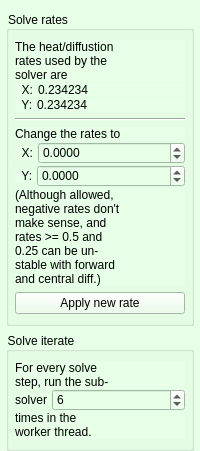
        <widget class="QWidget" name="solve_rates_tab">
         <property name="styleSheet">
          <string>background-color: rgb(230, 255, 230);</string>
         </property>
         <attribute name="title">
          <string>Rates</string>
         </attribute>
         <layout class="QVBoxLayout" name="verticalLayout_26">
          <property name="leftMargin">
           <number>6</number>
          </property>
          <property name="rightMargin">
           <number>6</number>
          </property>
          <property name="bottomMargin">
           <number>0</number>
          </property>
          <item>
           <widget class="QGroupBox" name="gbox_rates">
            <property name="sizePolicy">
             <sizepolicy hsizetype="Minimum" vsizetype="Fixed">
              <horstretch>0</horstretch>
              <verstretch>0</verstretch>
             </sizepolicy>
            </property>
            <property name="title">
             <string>Solve rates</string>
            </property>
            <layout class="QVBoxLayout" name="verticalLayout_20">
             <property name="leftMargin">
              <number>6</number>
             </property>
             <property name="rightMargin">
              <number>6</number>
             </property>
             <item>
              <layout class="QVBoxLayout" name="vlay_rates">
               <property name="spacing">
                <number>1</number>
               </property>
               <item>
                <widget class="QLabel" name="label_rates">
                 <property name="sizePolicy">
                  <sizepolicy hsizetype="Minimum" vsizetype="Fixed">
                   <horstretch>0</horstretch>
                   <verstretch>0</verstretch>
                  </sizepolicy>
                 </property>
                 <property name="text">
                  <string>The heat/diffustion
rates used by the
solver are</string>
                 </property>
                 <property name="textFormat">
                  <enum>Qt::PlainText</enum>
                 </property>
                </widget>
               </item>
               <item>
                <layout class="QHBoxLayout" name="hlay_rates_x">
                 <property name="spacing">
                  <number>1</number>
                 </property>
                 <item>
                  <widget class="QLabel" name="label_rates_x">
                   <property name="sizePolicy">
                    <sizepolicy hsizetype="Fixed" vsizetype="Fixed">
                     <horstretch>0</horstretch>
                     <verstretch>0</verstretch>
                    </sizepolicy>
                   </property>
                   <property name="text">
                    <string>  X: </string>
                   </property>
                   <property name="textFormat">
                    <enum>Qt::PlainText</enum>
                   </property>
                  </widget>
                 </item>
                 <item>
                  <widget class="QLabel" name="p_value_rate_x_">
                   <property name="sizePolicy">
                    <sizepolicy hsizetype="Minimum" vsizetype="Fixed">
                     <horstretch>0</horstretch>
                     <verstretch>0</verstretch>
                    </sizepolicy>
                   </property>
                   <property name="text">
                    <string>0.234234</string>
                   </property>
                   <property name="textFormat">
                    <enum>Qt::PlainText</enum>
                   </property>
                  </widget>
                 </item>
                </layout>
               </item>
               <item>
                <layout class="QHBoxLayout" name="hlay_rates_y">
                 <property name="spacing">
                  <number>1</number>
                 </property>
                 <item>
                  <widget class="QLabel" name="label_rates_y">
                   <property name="sizePolicy">
                    <sizepolicy hsizetype="Fixed" vsizetype="Fixed">
                     <horstretch>0</horstretch>
                     <verstretch>0</verstretch>
                    </sizepolicy>
                   </property>
                   <property name="text">
                    <string>  Y: </string>
                   </property>
                   <property name="textFormat">
                    <enum>Qt::PlainText</enum>
                   </property>
                  </widget>
                 </item>
                 <item>
                  <widget class="QLabel" name="p_value_rate_y_">
                   <property name="sizePolicy">
                    <sizepolicy hsizetype="Minimum" vsizetype="Fixed">
                     <horstretch>0</horstretch>
                     <verstretch>0</verstretch>
                    </sizepolicy>
                   </property>
                   <property name="text">
                    <string>0.234234</string>
                   </property>
                   <property name="textFormat">
                    <enum>Qt::PlainText</enum>
                   </property>
                  </widget>
                 </item>
                </layout>
               </item>
              </layout>
             </item>
             <item>
              <widget class="Line" name="line_rates">
               <property name="orientation">
                <enum>Qt::Horizontal</enum>
               </property>
              </widget>
             </item>
             <item>
              <layout class="QVBoxLayout" name="vlay_set_rates">
               <property name="spacing">
                <number>1</number>
               </property>
               <property name="bottomMargin">
                <number>0</number>
               </property>
               <item>
                <widget class="QLabel" name="label_change_the_rates">
                 <property name="text">
                  <string>Change the rates to</string>
                 </property>
                 <property name="textFormat">
                  <enum>Qt::PlainText</enum>
                 </property>
                </widget>
               </item>
               <item>
                <layout class="QHBoxLayout" name="hlay_set_rates_x">
                 <property name="spacing">
                  <number>1</number>
                 </property>
                 <item>
                  <widget class="QLabel" name="label_rate_xx">
                   <property name="sizePolicy">
                    <sizepolicy hsizetype="Fixed" vsizetype="Fixed">
                     <horstretch>0</horstretch>
                     <verstretch>0</verstretch>
                    </sizepolicy>
                   </property>
                   <property name="text">
                    <string>  X: </string>
                   </property>
                   <property name="textFormat">
                    <enum>Qt::PlainText</enum>
                   </property>
                  </widget>
                 </item>
                 <item>
                  <widget class="QDoubleSpinBox" name="p_spinb_rate_x_">
                   <property name="decimals">
                    <number>4</number>
                   </property>
                   <property name="minimum">
                    <double>-1.000000000000000</double>
                   </property>
                   <property name="maximum">
                    <double>100.000000000000000</double>
                   </property>
                   <property name="singleStep">
                    <double>0.010000000000000</double>
                   </property>
                  </widget>
                 </item>
                </layout>
               </item>
               <item>
                <layout class="QHBoxLayout" name="hlay_set_rates_y">
                 <property name="spacing">
                  <number>1</number>
                 </property>
                 <item>
                  <widget class="QLabel" name="label_rate_yy">
                   <property name="sizePolicy">
                    <sizepolicy hsizetype="Fixed" vsizetype="Fixed">
                     <horstretch>0</horstretch>
                     <verstretch>0</verstretch>
                    </sizepolicy>
                   </property>
                   <property name="text">
                    <string>  Y: </string>
                   </property>
                   <property name="textFormat">
                    <enum>Qt::PlainText</enum>
                   </property>
                  </widget>
                 </item>
                 <item>
                  <widget class="QDoubleSpinBox" name="p_spinb_rate_y_">
                   <property name="decimals">
                    <number>4</number>
                   </property>
                   <property name="minimum">
                    <double>-1.000000000000000</double>
                   </property>
                   <property name="maximum">
                    <double>100.000000000000000</double>
                   </property>
                   <property name="singleStep">
                    <double>0.010000000000000</double>
                   </property>
                  </widget>
                 </item>
                </layout>
               </item>
               <item>
                <widget class="QLabel" name="label_rate_waring">
                 <property name="sizePolicy">
                  <sizepolicy hsizetype="Minimum" vsizetype="Fixed">
                   <horstretch>0</horstretch>
                   <verstretch>0</verstretch>
                  </sizepolicy>
                 </property>
                 <property name="text">
                  <string>(Although allowed,
negative rates don't
make sense, and
rates &gt;= 0.5 and
0.25 can be un-
stable with forward
and central diff.)</string>
                 </property>
                 <property name="textFormat">
                  <enum>Qt::PlainText</enum>
                 </property>
                </widget>
               </item>
              </layout>
             </item>
             <item>
              <widget class="QPushButton" name="p_button_set_solve_rates_">
               <property name="maximumSize">
                <size>
                 <width>16777215</width>
                 <height>22</height>
                </size>
               </property>
               <property name="text">
                <string>Apply new rate</string>
               </property>
               <property name="autoDefault">
                <bool>false</bool>
               </property>
              </widget>
             </item>
            </layout>
           </widget>
          </item>
          <item>
           <widget class="QGroupBox" name="groupBox_12">
            <property name="sizePolicy">
             <sizepolicy hsizetype="Minimum" vsizetype="Fixed">
              <horstretch>0</horstretch>
              <verstretch>0</verstretch>
             </sizepolicy>
            </property>
            <property name="title">
             <string>Solve iterate</string>
            </property>
            <layout class="QVBoxLayout" name="verticalLayout_50">
             <property name="leftMargin">
              <number>6</number>
             </property>
             <property name="rightMargin">
              <number>6</number>
             </property>
             <item>
              <layout class="QVBoxLayout" name="verticalLayout_63">
               <property name="spacing">
                <number>0</number>
               </property>
               <property name="topMargin">
                <number>0</number>
               </property>
               <property name="bottomMargin">
                <number>0</number>
               </property>
               <item>
                <widget class="QLabel" name="label_32">
                 <property name="sizePolicy">
                  <sizepolicy hsizetype="Minimum" vsizetype="Fixed">
                   <horstretch>0</horstretch>
                   <verstretch>0</verstretch>
                  </sizepolicy>
                 </property>
                 <property name="text">
                  <string>For every solve
step, run the sub-</string>
                 </property>
                 <property name="textFormat">
                  <enum>Qt::PlainText</enum>
                 </property>
                </widget>
               </item>
               <item>
                <layout class="QHBoxLayout" name="horizontalLayout_28">
                 <property name="spacing">
                  <number>1</number>
                 </property>
                 <property name="leftMargin">
                  <number>0</number>
                 </property>
                 <property name="topMargin">
                  <number>0</number>
                 </property>
                 <property name="rightMargin">
                  <number>0</number>
                 </property>
                 <item>
                  <widget class="QLabel" name="label_33">
                   <property name="sizePolicy">
                    <sizepolicy hsizetype="Fixed" vsizetype="Fixed">
                     <horstretch>0</horstretch>
                     <verstretch>0</verstretch>
                    </sizepolicy>
                   </property>
                   <property name="text">
                    <string>solver </string>
                   </property>
                   <property name="textFormat">
                    <enum>Qt::PlainText</enum>
                   </property>
                  </widget>
                 </item>
                 <item>
                  <widget class="QSpinBox" name="p_spinb_pass_count_">
                   <property name="minimum">
                    <number>1</number>
                   </property>
                   <property name="maximum">
                    <number>10000</number>
                   </property>
                   <property name="value">
                    <number>6</number>
                   </property>
                  </widget>
                 </item>
                </layout>
               </item>
               <item>
                <widget class="QLabel" name="label_34">
                 <property name="sizePolicy">
                  <sizepolicy hsizetype="Minimum" vsizetype="Fixed">
                   <horstretch>0</horstretch>
                   <verstretch>0</verstretch>
                  </sizepolicy>
                 </property>
                 <property name="text">
                  <string>times in the
worker thread.</string>
                 </property>
                 <property name="textFormat">
                  <enum>Qt::PlainText</enum>
                 </property>
                </widget>
               </item>
              </layout>
             </item>
            </layout>
           </widget>
          </item>
          <item>
           <spacer name="verticalSpacer_7">
            <property name="orientation">
             <enum>Qt::Vertical</enum>
            </property>
            <property name="sizeHint" stdset="0">
             <size>
              <width>0</width>
              <height>0</height>
             </size>
            </property>
           </spacer>
          </item>
         </layout>
        </widget>
